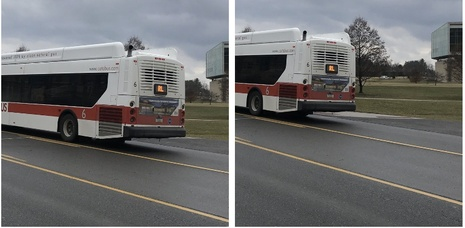
#> input picture image1.jpg, 465 x 228 px, shrunk from 768 x 376 before the run
$ python imageSitching.py
#> lines starting #> are read from the running program, lines starting #| are printed output that depends on the picture
import cv2

# Load images
image1 = cv2.imread("image1.jpg")
#> image1 is the input picture: shape (228, 465, 3); mean B, G, R 110.7, 110.2, 110
image2 = cv2.imread("image2.jpg")
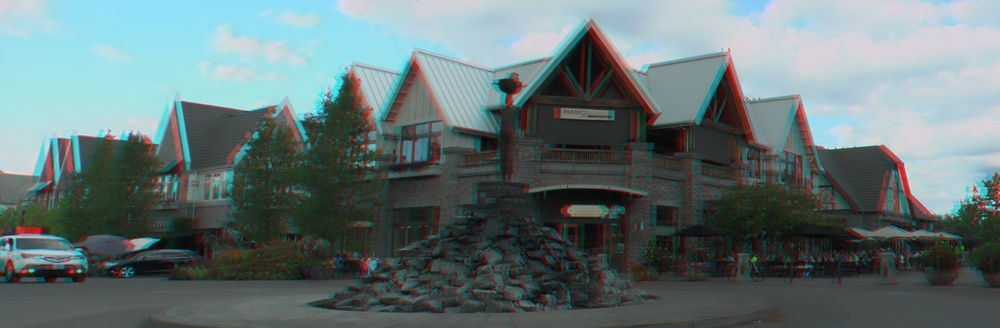
#> input picture image2.jpg, 1000 x 328 px, shrunk from 1650 x 542 before the run
#> image2 is the input picture: shape (328, 1000, 3); mean B, G, R 117.1, 116.5, 100.2
image3 = cv2.imread("image3.jpg")

# Convert images to grayscale (optional, for feature detection)
gray1 = cv2.cvtColor(image1, cv2.COLOR_BGR2GRAY)
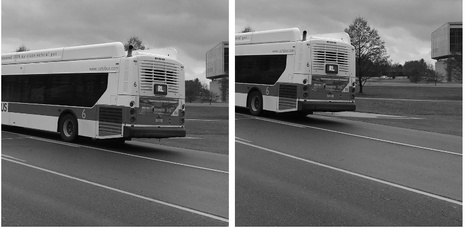
#> gray1: shape (228, 465); min 0, max 255, mean 110.2
gray2 = cv2.cvtColor(image2, cv2.COLOR_BGR2GRAY)
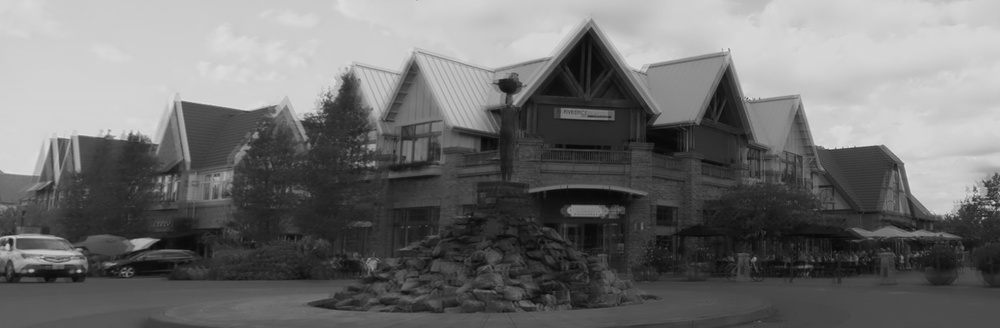
#> gray2: shape (328, 1000); min 7, max 226, mean 111.7
#> (the run stopped early here; a loop or call above may not have finished)
